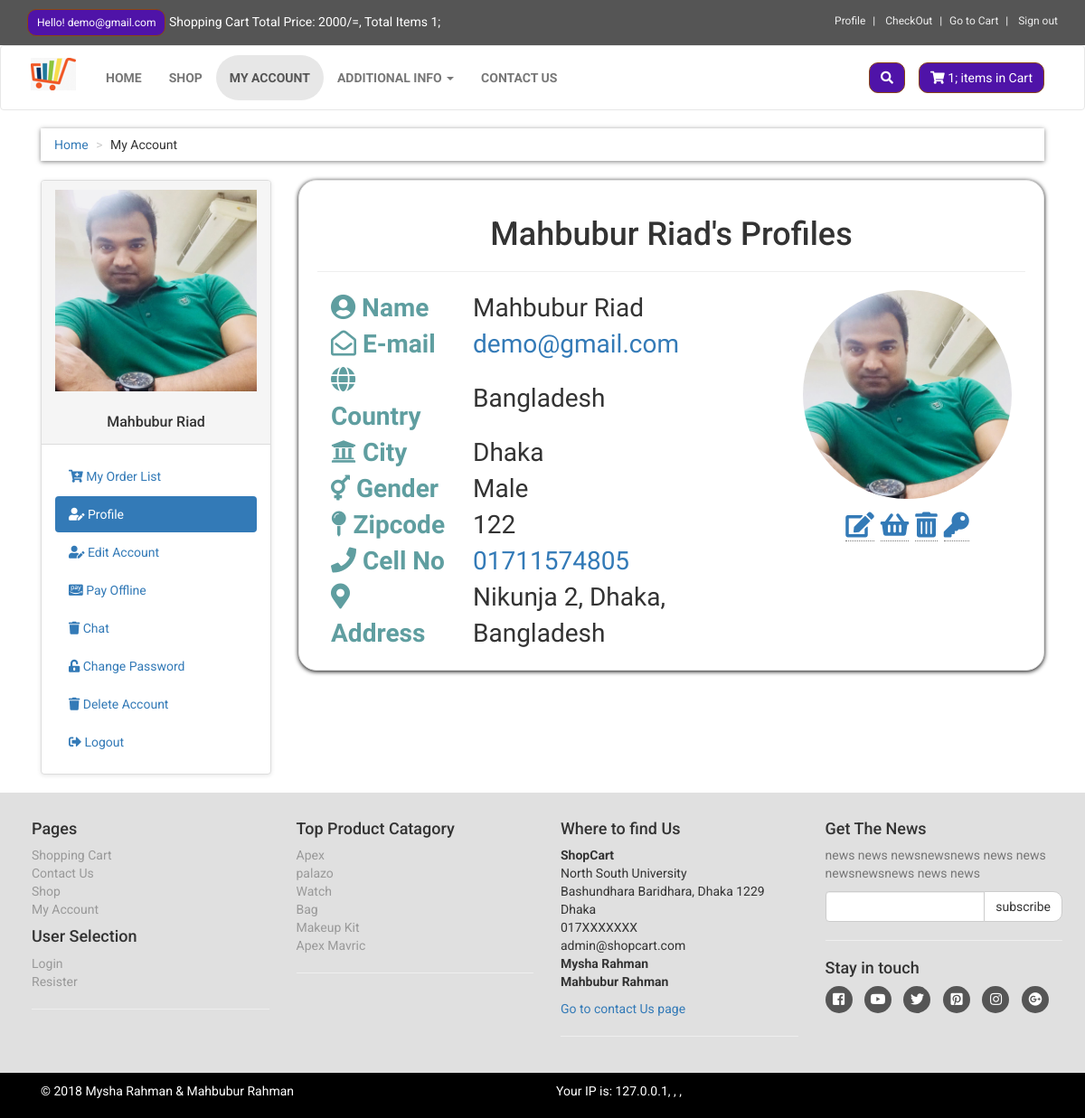
The page /customer/my_account.php?profile (signed in) on the database as committed earlier.
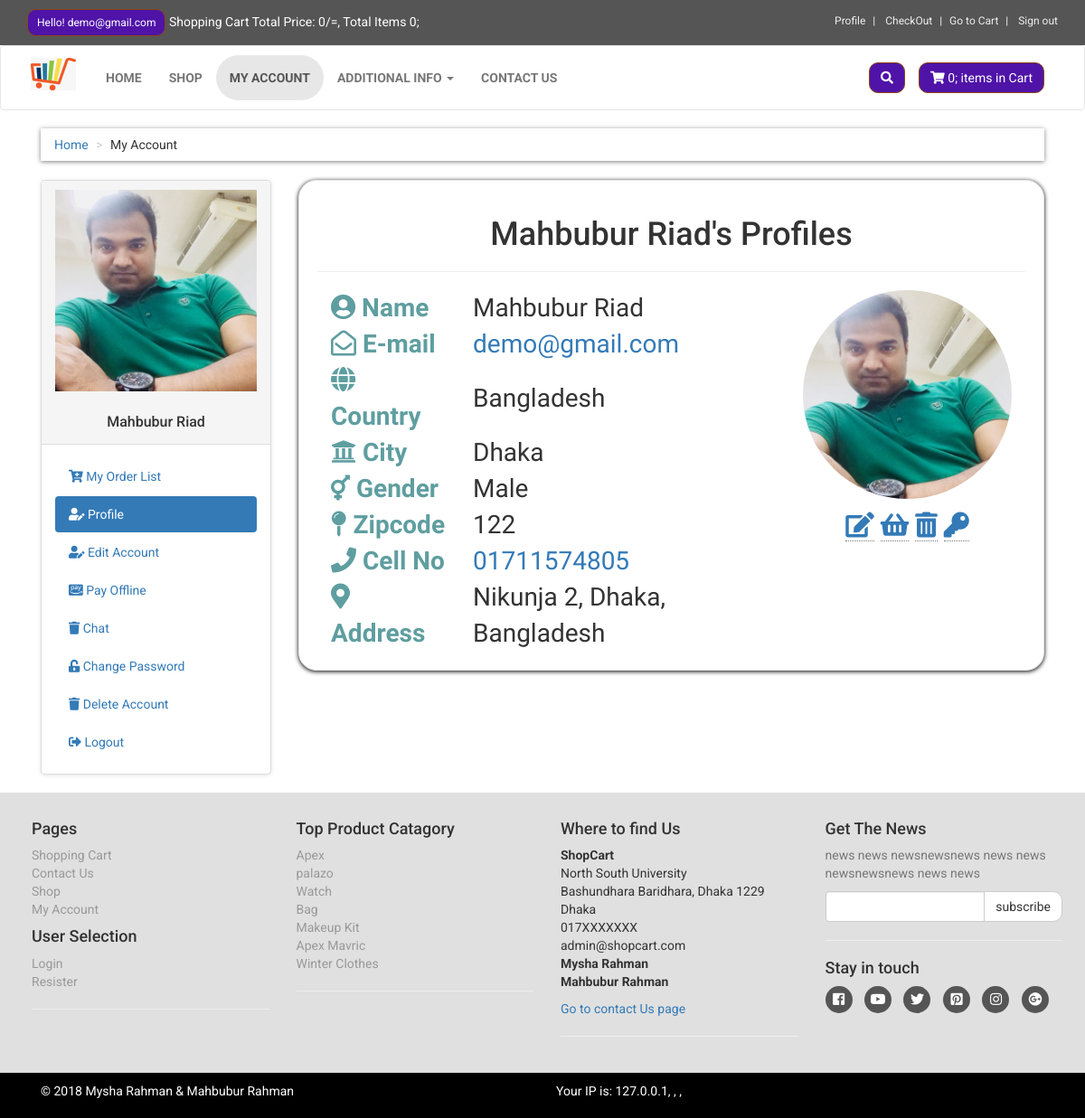
The same page on the database as committed later.
### tables this page shows
CREATE TABLE `product_categories` (
  `p_cat_id` int(11) NOT NULL,
  `p_cat_title` text NOT NULL,
  `p_cat_desc` text NOT NULL
);

### customer/profile.php (the view)
<div class="profilename">
    <center>
        <h1>
            <?php echo $customer_name; ?>'s Profiles</h1>
    </center>
</div>
<hr>
<div class="table-responsive">
    <div class="usersection">
        <div class="col-sm-8">
            <table>
                <tr>
                    <th><i class="fas fa-user-circle"></i> Name</th>
                    <td>
                        <?php echo $customer_name; ?>
                    </td>
                </tr>
                <tr>
                    <th><i class="far fa-envelope-open"></i> E-mail</th>
                    <td>
                        <a href="mailto:<?php echo $customer_email; ?>">
                            <?php echo $customer_email; ?>
                        </a>
                    </td>
                </tr>
                <tr>
                    <th><i class="fas fa-globe"></i> Country</th>
                    <td>
                        <?php echo $customer_country; ?>
                    </td>
                </tr>
                <tr>
                    <th><i class="fas fa-university"></i> City</th>
                    <td>
                        <?php echo $customer_city; ?>
                    </td>
                </tr>
                <tr>
                    <th><i class="fas fa-transgender"></i> Gender</th>
                    <td>
                        <?php echo $customer_gender; ?>
                    </td>
                </tr>
                <tr>
                    <th><i class="fas fa-map-pin"></i> Zipcode</th>
                    <td>
                        <?php echo $customer_zipcode; ?>
                    </td>
                </tr>
                <tr>
                    <th><i class="fas fa-phone"></i> Cell No</th>
                    <td>
                        <a href="tel:<?php echo $customer_contact; ?>">
                            <?php echo $customer_contact; ?>
                        </a>
                    </td>
                </tr>
                <tr>
                    <th><i class="fas fa-map-marker-alt"></i> Address</th>
                    <td>
                        <?php echo $customer_address; ?>
                    </td>
                </tr>
            </table>
        </div>
        <div class="col-sm-4">
            <img src='customer_images/<?php echo $customer_image;?>' class='img-responsive'>
            <center style="margin-top: 10px;">
                <a href="my_account.php?edit_account">  <abbr title="Edit Account"><i class="fas fa-edit"></i></abbr> </a>
                <a href="../shop.php"> <abbr title="Go to Shop"><i class="fas fa-shopping-basket"></i></abbr> </a>
                <a href="my_account.php?delete_account"> <abbr title="Delete Account"><i class="fas fa-trash-alt"></i></abbr> </a>
                <a href="my_account.php?change_pass"> <abbr title="Change Password"><i class="fas fa-key"></i></abbr> </a>
            </center>
        </div>
    </div>
</div>

### functions/functions.php (shortened to what the changed rows need)
<?php
$db = mysqli_connect("localhost", "root", "", "shopcart");
function getRealUserIp(){
    switch(true){
            default : return $_SERVER['REMOTE_ADDR'];
    }
}
function items(){
    global $db;
    $ip_add = getRealUserIp();
    $get_items = "SELECT * FROM cart WHERE ip_add='$ip_add'";
    $run_items = mysqli_query($db, $get_items);
    $count_items = mysqli_num_rows($run_items);
    echo "
    $count_items;
    ";
}
function total_price(){
    global $db;
    $ip_add = getRealUserIp();
    $total = 0;
    $select_cart = "SELECT * FROM cart WHERE ip_add='$ip_add'";
    $run_cart = mysqli_query($db, $select_cart);
    while($record = mysqli_fetch_array($run_cart)){
        $pro_id = $record['p_id'];
        $pro_qty = $record['qty'];
        $p_price = $record['p_price'];
        $get_price = "SELECT * FROM products WHERE product_id='$pro_id'";
        $run_price = mysqli_query($db, $get_price);
        while($row_price=mysqli_fetch_array($run_price)){
            $sub_total = $p_price*$pro_qty;
            $total += $sub_total;
        }
    }
    echo $total;
}
?>

### includes/footer.php (shortened to what the changed rows need)
<div id="footer">
    <div class="container">
        <div class="row">
            <div class="col-md-3 col-sm-6">
                <h4>Pages</h4>
                <ul>
                    <li><a href="cart.php">Shopping Cart</a></li>
                    <li><a href="contact.php">Contact Us</a></li>
                    <li><a href="shop.php">Shop</a></li>
                    <li><a href="customer/my_account.php">My Account</a></li>
                </ul>
                <h4>User Selection</h4>
                <ul>
                    <li><a href="checout.php">Login</a></li>
                    <li><a href="customer_register.php">Resister</a></li>
                </ul>
                <hr class="hidden-md hiddden-lg hidden-sm">
            </div>
            <div class="col-md-3 col-sm-6">
                <h4>Top Product Catagory</h4>
                <ul>
                    <?php
$get_p_cats = "select * from product_categories";
$run_p_cats = mysqli_query($con,$get_p_cats);
while($row_p_cats = mysqli_fetch_array($run_p_cats)){
$p_cat_id = $row_p_cats['p_cat_id'];
$p_cat_title = $row_p_cats['p_cat_title'];
echo "<li> <a href='shop.php?p_cat=$p_cat_id'> $p_cat_title </a> </li>";
}
?>
                </ul>
                <hr class="hidden-md hiddden-lg">
            </div>
            <div class="col-md-3 col-sm-6">
                <h4>Where to find Us</h4>
                <p> <strong>ShopCart</strong> <br> North South University<br> Bashundhara Baridhara, Dhaka 1229<br> Dhaka
                    <br> 017XXXXXXX
                    <br> admin@shopcart.com
                    <br>
                    <strong> Mysha Rahman <br> Mahbubur Rahman </strong>
                </p>
                <a href="contact.php">Go to contact Us page</a>
                <hr class="hidden-md hiddden-lg">
            </div>
            <div class="col-md-3 col-sm-6">
                <h4>Get The News</h4>
                <p class="text-muted">
                    news news newsnewsnews news news newsnewsnews news news
                </p>
                <form action="" method="post">
                    <div class="input-group">
                        <input type="text" class="form-control" name="email">
                        <span class="input-group-btn">
                          <input type="submit" value="subscribe" class="btn btn-default">
                       </span>
                    </div>
                </form>
                <hr>
                <h4>Stay in touch</h4>
                <p class="social">
                    <a href="#">  <i class="fab fa-facebook-square"></i> </a>
                    <a href="#"><i class="fab fa-youtube"></i></a>
                    <a href="#"><i class="fab fa-twitter"></i></a>
                    <a href="#"><i class="fab fa-pinterest-square"></i></a>
                    <a href="#"><i class="fab fa-instagram"></i></a>
                    <a href="#"><i class="fab fa-google-plus"></i></a>
                </p>
            </div>
        </div>
    </div>
</div>
<div id="copyright">
    <div class="container">
        <div class="col-md-6">
            <p class="pull-left"> &copy; 2018 Mysha Rahman &amp; Mahbubur Rahman </p>
        </div>
        <div class="col-md-6">
            <p class="pull-left">
                <?php
            $ipn = getRealUserIp();
 $json  = file_get_contents("https://freegeoip.net/json/$ipn");
 $json  =  json_decode($json ,true);
 $country =  $json['country_name'];
 $region= $json['region_name'];
 $city = $json['city'];
            echo 'Your IP is: '.$ipn.', '.$country.', '.$region.', '.$city; ?> </p>
        </div>
    </div>
</div>

Rows that differ between the two databases and show on the page:
added product_categories: p_cat_title "Winter Clothes"
Other text that changed with them:
$total: "2000" → "0"
$count_items: "1 1" → "0 0"
